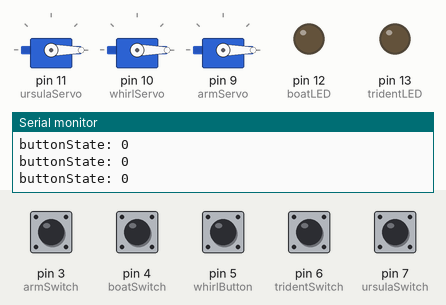
Bench run of a sketch on a simulated Arduino Uno, built with avr-gcc and run on an emulated ATmega328P. Parts: 3 × servo, output pins drawn as LEDs (lit = HIGH), the last lines printed to the serial monitor. The test bench sets the inputs (shaded band); at power-on: pin 3 (armSwitch), pin 4 (boatSwitch), pin 5 (whirlButton), pin 6 (tridentSwitch), pin 7 (ursulaSwitch) LOW.

Above: at 1.2 s.
1.3 s: pin 5 (whirlButton) pulled HIGH for 0.15 s
At 1.4 s:
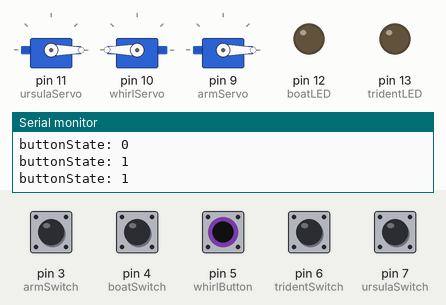
2.9 s: pin 3 (armSwitch) pulled HIGH for 0.15 s
At 2.98 s:
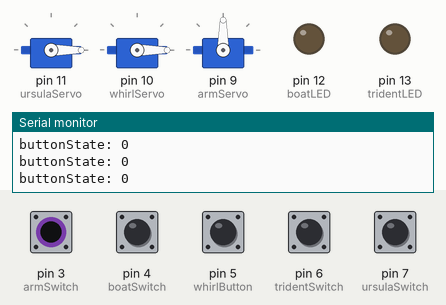
4.5 s: pin 6 (tridentSwitch) pulled HIGH for 0.15 s
At 4.58 s:
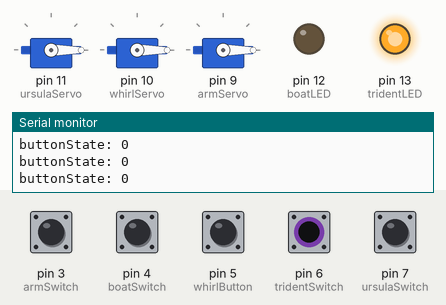
6.1 s: pin 7 (ursulaSwitch) pulled HIGH for 0.15 s
At 6.18 s:
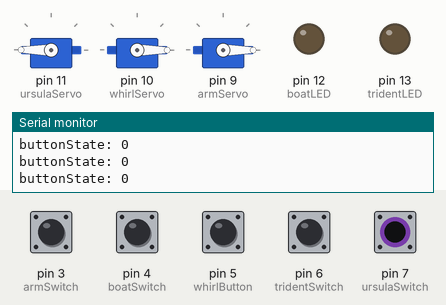
7.7 s: pin 4 (boatSwitch) pulled HIGH for 0.15 s
10.8 s: pin 3 (armSwitch) pulled HIGH for 1 s
At 12.9 s:
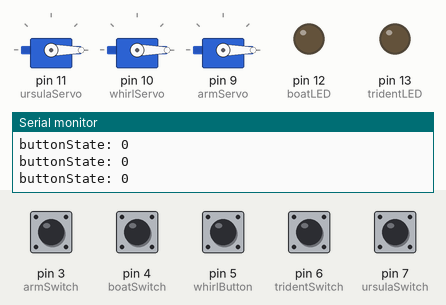
Timing chart, 0 to 14.4 s (numbered marks = the images above; inputs shaded):
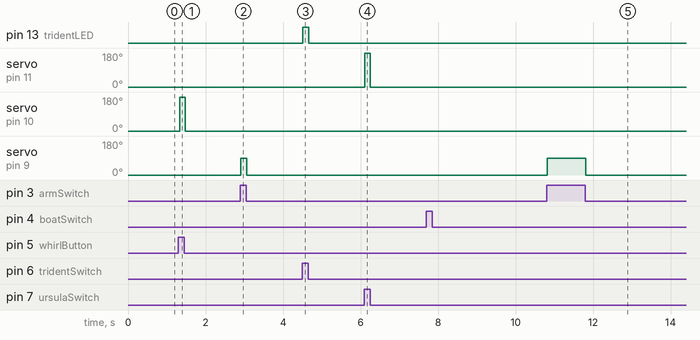

Measured:
- after the input at 1.3 s, servo on pin 10 (whirlServo): 0° → 180° at once, → 0° 0.15 s later
- after the input at 2.9 s, servo on pin 9 (armServo): 0° → 90° at once, → 0° 0.15 s later
- after the input at 4.5 s, pin 13 (tridentLED): LOW → HIGH at once, → LOW 0.15 s later
- after the input at 6.1 s, servo on pin 11 (ursulaServo): 0° → 180° at once, → 0° 0.15 s later
- after the input at 10.8 s, servo on pin 9 (armServo): 0° → 90° at once, → 0° 1.0 s later

The sketch:

Poject2.ino
```cpp
/*
 AET Little Mermaid Enclosure
 Team Name: Floundering Flounders
 Team Members: Airi Hibler, Bianca Jimenez, Christine Nguyen
 Description: button and servo program
 */

#include<Servo.h>

//VARIABLES
//servos
Servo ursulaServo;
Servo whirlServo;
Servo armServo;

//variables (values may be changed for final build assembly)
//Pin numbers
const int ursulaSwitch = 7;
const int tridentSwitch = 6;
const int whirlButton = 5;
const int boatSwitch = 4;
const int armSwitch = 3;
const int tridentLED = 13;
const int boatLED = 12;

int buttonState = LOW;
int ledState = LOW;
unsigned long previousMillis = 0;
const long interval = 1000;


void setup() {
  ursulaServo.attach(11); //pins for servos may be changed for final build assembly
  whirlServo.attach(10);
  armServo.attach(9);

  ursulaServo.write(0);
  whirlServo.write(0);
  armServo.write(0);


  //inputs
  pinMode(ursulaSwitch, INPUT);
  pinMode(whirlButton, INPUT);
  pinMode(tridentSwitch, INPUT);
  pinMode(boatSwitch, INPUT);
  pinMode(armSwitch, INPUT);

  //led outputs
  pinMode(tridentLED, OUTPUT);
  pinMode(boatLED, OUTPUT);

  Serial.begin(9600);
}

void loop() {

  unsigned long currentMillis = millis();

  //Project interactions
  //1. Ariel and Eric switch activating servo to reveal transformed Ursula
    if(digitalRead(ursulaSwitch) == HIGH){
    ursulaServo.write(180);

  } else {
    ursulaServo.write(0);
  }

  //2. Whirlpool spinning activated by button
  buttonState = digitalRead(whirlButton);
  Serial.print("buttonState: ");
  Serial.println(buttonState);
  if(buttonState == HIGH){
    whirlServo.write(180);

  } else {
    whirlServo.write(0);
  }

if (currentMillis - previousMillis >= interval) {

    previousMillis = currentMillis;

    if (ledState == LOW) {
      ledState = HIGH;
    } else {
      ledState = LOW;
    }

    digitalWrite(tridentLED, ledState);
  }
  //3. Trident switch activates LED
  if(digitalRead(tridentSwitch) == HIGH){
    digitalWrite(tridentLED, HIGH);
  } else {
    digitalWrite(tridentLED, LOW);
  }

  //4. Boat switch activates blinking LED
  if(digitalRead(boatSwitch) == HIGH){
    digitalWrite(boatLED, HIGH);

    digitalWrite(boatLED, LOW);
  }

  //5. Arm switch (cake object) activates servo on Ariel's arm to have it wave
  if(digitalRead(armSwitch) == HIGH){
    armServo.write(90);

  } else {
    armServo.write(0);
  }
}
```
